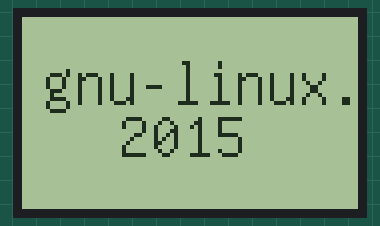
Bench run of a sketch on a simulated Arduino Uno, built with avr-gcc and run on an emulated ATmega328P. On the bench: 84×48 one-colour display.

Above: at 0.2 s.

The sketch:

nokia-lcd.ino
```cpp
#include <U8glib.h>

// http://forums.4fips.com/viewtopic.php?f=3&p=1610
// https://github.com/olikraus/u8glib/wiki/tdisplaysetup
// https://github.com/olikraus/u8glib/wiki/tstring
// http://www.instructables.com/id/DIY-Arduino-temperature-sensor/?ALLSTEPS
// http://henrysbench.capnfatz.com/henrys-bench/u8glib-arduino-oled-tutorial-1-hello-world-on-steroids/

// SCK/Clk = 13, MOSI/Din = 11, CS/CE = 10,
// A0/RS/DC = 9, Reset/Rst = 8
U8GLIB_PCD8544 u8g(13, 11, 10, 9, 8);

void draw(){
    u8g.setFont(u8g_font_unifont);
    u8g.drawStr(5, 22, "gnu-linux.org");
    u8g.drawStr(24, 35, "2015");
}

void setup(){
    u8g.setColorIndex(1); // pixel on
}

void loop(){
    u8g.firstPage();
    do{
        draw();
    } while(u8g.nextPage());
    delay(500);
}
```
